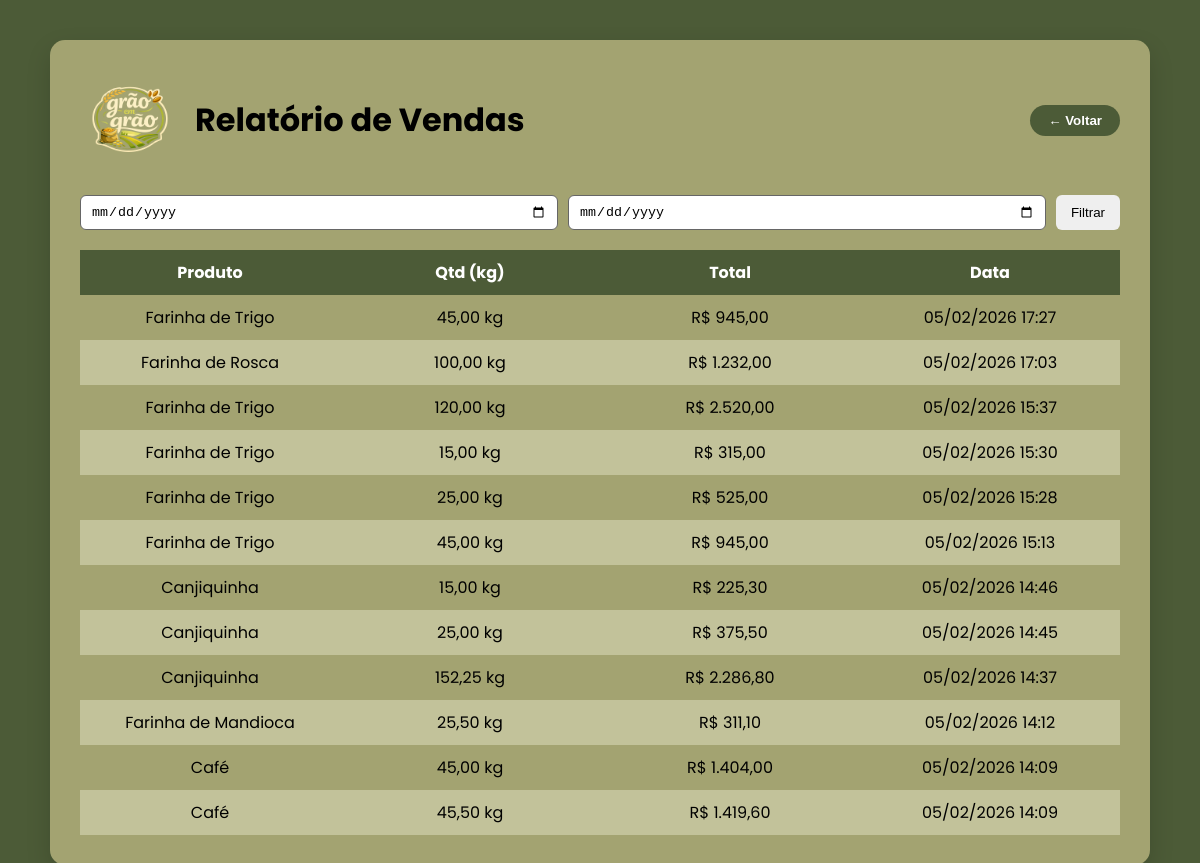
The app's page /trabalhando_com_DOM_e_eventos_no_js/relatorio_vendas.php with its own data.
### tables this page shows
CREATE TABLE `vendas` (
  `id` int(11) NOT NULL,
  `codigo_produto` int(11) DEFAULT NULL,
  `nome_produto` varchar(100) DEFAULT NULL,
  `quantidade` double DEFAULT NULL,
  `preco_kg` double DEFAULT NULL,
  `total` double DEFAULT NULL,
  `data_venda` datetime DEFAULT current_timestamp()
);

### trabalhando_com_DOM_e_eventos_no_js/relatorio_vendas.php (the view, shortened to what this page needs)
<!DOCTYPE html>
<html lang="pt-br">
<head>
    <link rel="stylesheet" href="css/estoque.css">
</head>
<?php
include_once 'php-action/db_connect.php';
$dataInicio = $_GET['inicio'] ?? '';
$dataFim = $_GET['fim'] ?? '';
$filtro = '';
$sql = "SELECT * FROM vendas $filtro ORDER BY data_venda DESC";
$resultado = mysqli_query($connect, $sql);
$totalRegistros = mysqli_num_rows($resultado);
?>
<body>
    <main class="estoque-wrapper">
        <div class="estoque-header">
            <div class="header-left">
                <img class="img-logo" src="img/a2e5f86a-6255-4836-b898-486021542a62.png">
                <h1>Relatório de Vendas</h1>
            </div>
            <button class="btn-padrao" onclick="window.location.href='admin.php'">← Voltar</button>
        </div>
        <form class="estoque-filtro" method="GET">
            <input type="date" name="inicio" value="<?= $dataInicio ?>">
            <input type="date" name="fim" value="<?= $dataFim ?>">
            <button>Filtrar</button>
        </form>
        <table>
            <thead>
                <tr>
                    <th>Produto</th>
                    <th>Qtd (kg)</th>
                    <th>Total</th>
                    <th>Data</th>
                </tr>
            </thead>
            <tbody>
                <?php if ($totalRegistros > 0): ?>
                    <?php while ($v = mysqli_fetch_assoc($resultado)): ?>
                        <tr>
                            <td><?= $v['nome_produto'] ?></td>
                            <td><?= number_format($v['quantidade'], 2, ',', '.') ?> kg</td>
                            <td>R$ <?= number_format($v['total'], 2, ',', '.') ?></td>
                            <td><?= date('d/m/Y H:i', strtotime($v['data_venda'])) ?></td>
                        </tr>
                    <?php endwhile; ?>
                <?php endif; ?>
            </tbody>
        </table>
    </main>
</body>
</html>

### trabalhando_com_DOM_e_eventos_no_js/css/estoque.css (style rules this page uses)
* { margin: 0; padding: 0; box-sizing: border-box; }
body { background-color: #4c5b37; font-family: 'Poppins', sans-serif; padding: 40px; }
.estoque-wrapper { background-color: #a3a371; border-radius: 15px; padding: 30px; max-width: 1100px; margin: auto; box-shadow: 0 10px 25px rgba(0, 0, 0, 0.15); }
.estoque-header { display: flex; justify-content: space-between; align-items: center; margin-bottom: 25px; }
.header-left { display: flex; align-items: center; gap: 15px; }
.img-logo { max-width: 100px; }
.btn-padrao { background-color: #4c5b37; color: #fff; border: none; padding: 8px 18px; border-radius: 20px; cursor: pointer; font-weight: 600; }
.estoque-filtro { display: flex; gap: 10px; margin-top: 20px; margin-bottom: 20px; }
.estoque-filtro input { flex: 1; padding: 8px 10px; border-radius: 6px; border: 1px solid #666; }
.estoque-filtro button { padding: 8px 15px; border-radius: 6px; border: none; cursor: pointer; }
table { width: 100%; table-layout: fixed; border-collapse: collapse; }
thead { background-color: #4c5b37; color: white; }
th, td { padding: 10px; text-align: center; }
tbody tr:nth-child(even) { background-color: #c2c29a; }

### records on screen
vendas: nome_produto "Farinha de Trigo", quantidade "45,00", total "945,00", data_venda "05/02/2026 17:27"
vendas: nome_produto "Farinha de Rosca", quantidade "100,00", total "1.232,00", data_venda "05/02/2026 17:03"
vendas: nome_produto "Farinha de Trigo", quantidade "120,00", total "2.520,00", data_venda "05/02/2026 15:37"
vendas: nome_produto "Farinha de Trigo", quantidade "15,00", total "315,00", data_venda "05/02/2026 15:30"
vendas: nome_produto "Farinha de Trigo", quantidade "25,00", total "525,00", data_venda "05/02/2026 15:28"
vendas: nome_produto "Farinha de Trigo", quantidade "45,00", total "945,00", data_venda "05/02/2026 15:13"
vendas: nome_produto "Canjiquinha", quantidade "15,00", total "225,30", data_venda "05/02/2026 14:46"
vendas: nome_produto "Canjiquinha", quantidade "25,00", total "375,50", data_venda "05/02/2026 14:45"
vendas: nome_produto "Canjiquinha", quantidade "152,25", total "2.286,80", data_venda "05/02/2026 14:37"
vendas: nome_produto "Farinha de Mandioca", quantidade "25,50", total "311,10", data_venda "05/02/2026 14:12"
vendas: nome_produto "Café", quantidade "45,00", total "1.404,00", data_venda "05/02/2026 14:09"
vendas: nome_produto "Café", quantidade "45,50", total "1.419,60", data_venda "05/02/2026 14:09"
